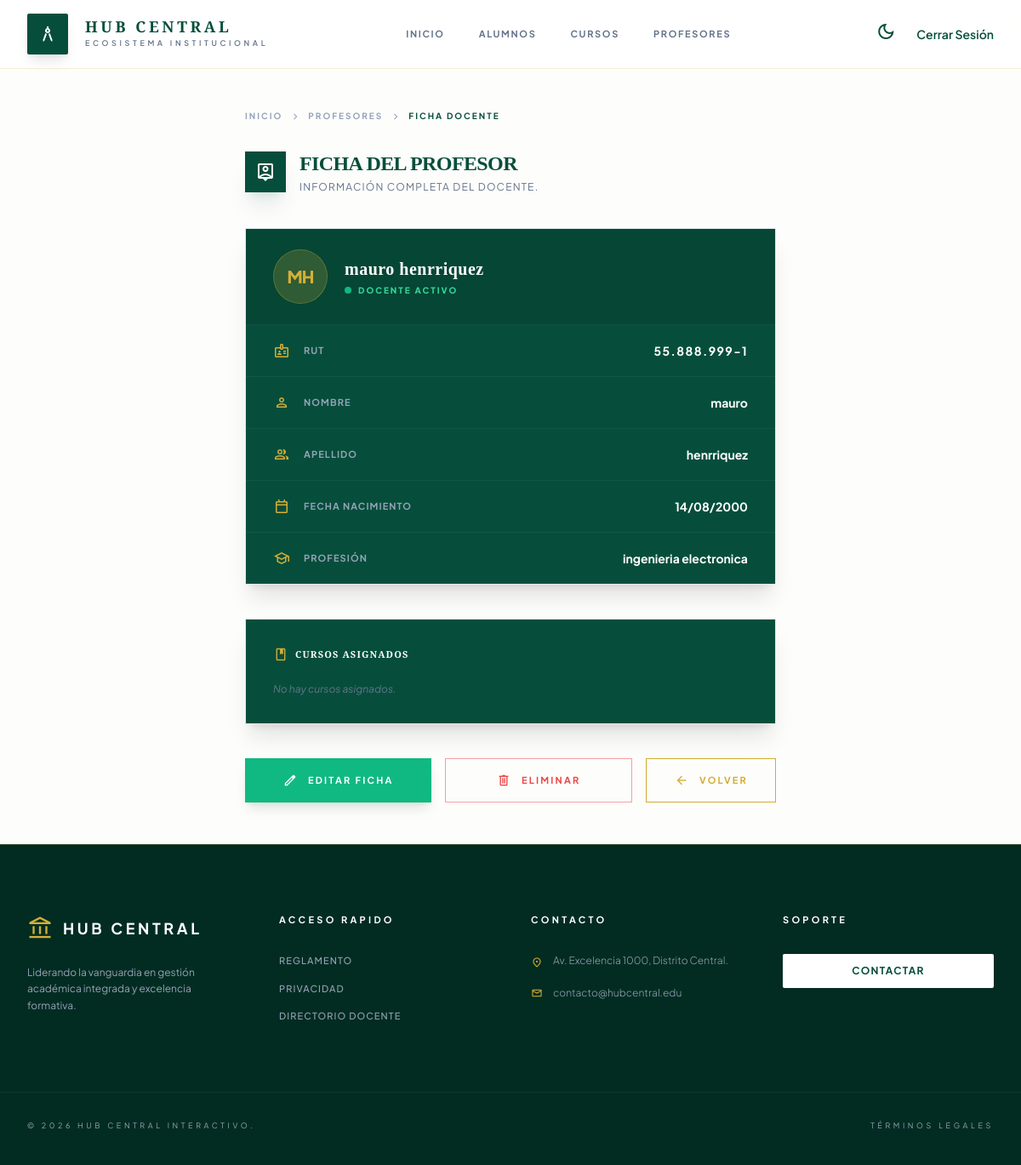
Page /profesores/55.888.999-1/detalle/ (signed in) on the committed database.
### profesores/models.py (models this page shows, shortened)
class Profesor(models.Model):
    rut = models.CharField(max_length=12, primary_key=True, verbose_name="RUT")
    nombre = models.CharField(max_length=100, verbose_name="Nombre")
    apellido = models.CharField(max_length=100, verbose_name="Apellido")
    fecha_nacimiento = models.DateField(verbose_name="Fecha de Nacimiento")
    profesion = models.CharField(max_length=150, verbose_name="Profesión")
    class Meta:
        verbose_name = "Profesor"
        verbose_name_plural = "Profesores"
        ordering = ['apellido', 'nombre']

### profesores/views.py (the view)
# urls.py: path('<str:rut>/detalle/', views.detalle_profesor,  name='detalle_profesor'),
@login_required
def detalle_profesor(request, rut):
    profesor = get_object_or_404(Profesor, rut=rut)
    contexto = {'profesor': profesor}
    return render(request, 'profesores/detalle_profesor.html', contexto)

### profesores/templates/profesores/detalle_profesor.html (shortened to what this page needs)
{% extends 'base.html' %}
{% block main %}
<div class="max-w-2xl mx-auto px-6 py-12">
    <nav class="flex items-center gap-2 text-[10px] font-bold text-slate-400 mb-8 uppercase tracking-[0.2em]">
        <a class="hover:text-primary transition-colors" href="{% url 'base' %}">Inicio</a>
        <span class="material-symbols-outlined text-[14px]">chevron_right</span>
        <a class="hover:text-primary transition-colors" href="{% url 'portal_profesores' %}">Profesores</a>
        <span class="material-symbols-outlined text-[14px]">chevron_right</span>
        <span class="text-secondary dark:text-primary">Ficha Docente</span>
    </nav>
    <div class="mb-10 flex items-center gap-4">
        <div class="size-12 bg-secondary dark:bg-primary flex items-center justify-center text-white dark:text-secondary shadow-xl shadow-secondary/10">
            <span class="material-symbols-outlined">person_pin</span>
        </div>
        <div>
            <h1 class="text-2xl font-serif font-bold text-secondary dark:text-white uppercase tracking-tight">Ficha del Profesor</h1>
            <p class="text-slate-500 dark:text-slate-400 text-xs uppercase tracking-widest mt-1">Información completa del docente.</p>
        </div>
    </div>
    <div class="bg-secondary dark:bg-slate-900/50 border border-slate-200 dark:border-slate-800 shadow-xl overflow-hidden backdrop-blur-sm mb-10">
        <div class="px-8 py-6 border-b border-white/5 flex items-center gap-5 bg-black/10">
            <div class="size-16 rounded-full bg-primary/20 border border-primary/30 flex items-center justify-center shrink-0">
                <span class="text-primary text-xl font-black uppercase tracking-tighter">
                    {{ profesor.nombre|first }}{{ profesor.apellido|first }}
                </span>
            </div>
            <div>
                <h2 class="text-xl font-serif font-bold text-white tracking-wide">
                    {{ profesor.nombre }} {{ profesor.apellido }}
                </h2>
                <div class="flex items-center gap-2 mt-1">
                    <span class="size-2 rounded-full bg-[#10b981] animate-pulse"></span>
                    <p class="text-[10px] font-black text-emerald-400 uppercase tracking-[0.2em]">Docente Activo</p>
                </div>
            </div>
        </div>
        <div class="divide-y divide-white/5">
            <div class="px-8 py-5 flex items-center justify-between group hover:bg-white/5 transition-colors">
                <div class="flex items-center gap-4">
                    <span class="material-symbols-outlined text-primary text-[20px]">badge</span>
                    <span class="text-[11px] font-bold text-slate-400 uppercase tracking-widest">RUT</span>
                </div>
                <span class="text-sm font-bold text-white tracking-widest">{{ profesor.rut }}</span>
            </div>
            <div class="px-8 py-5 flex items-center justify-between group hover:bg-white/5 transition-colors">
                <div class="flex items-center gap-4">
                    <span class="material-symbols-outlined text-primary text-[20px]">person</span>
                    <span class="text-[11px] font-bold text-slate-400 uppercase tracking-widest">Nombre</span>
                </div>
                <span class="text-sm font-bold text-white">{{ profesor.nombre }}</span>
            </div>
            <div class="px-8 py-5 flex items-center justify-between group hover:bg-white/5 transition-colors">
                <div class="flex items-center gap-4">
                    <span class="material-symbols-outlined text-primary text-[20px]">group</span>
                    <span class="text-[11px] font-bold text-slate-400 uppercase tracking-widest">Apellido</span>
                </div>
                <span class="text-sm font-bold text-white">{{ profesor.apellido }}</span>
            </div>
            <div class="px-8 py-5 flex items-center justify-between group hover:bg-white/5 transition-colors">
                <div class="flex items-center gap-4">
                    <span class="material-symbols-outlined text-primary text-[20px]">calendar_today</span>
                    <span class="text-[11px] font-bold text-slate-400 uppercase tracking-widest">Fecha Nacimiento</span>
                </div>
                <span class="text-sm font-bold text-white">{{ profesor.fecha_nacimiento|date:"d/m/Y" }}</span>
            </div>
            <div class="px-8 py-5 flex items-center justify-between group hover:bg-white/5 transition-colors">
                <div class="flex items-center gap-4">
                    <span class="material-symbols-outlined text-primary text-[20px]">school</span>
                    <span class="text-[11px] font-bold text-slate-400 uppercase tracking-widest">Profesión</span>
                </div>
                <span class="text-sm font-bold text-white">{{ profesor.profesion }}</span>
            </div>
        </div>
    </div>
    <div class="bg-secondary dark:bg-slate-900/50 border border-slate-200 dark:border-slate-800 shadow-xl overflow-hidden backdrop-blur-sm mb-10 p-8">
        <h3 class="text-[11px] font-bold text-white uppercase tracking-widest mb-6 flex items-center gap-2">
            <span class="material-symbols-outlined text-primary text-[18px]">book</span> Cursos Asignados
        </h3>
        {% if profesor.cursos.all %}
            <ul class="space-y-3">
                {% for curso in profesor.cursos.all %}
                <li class="flex items-center justify-between bg-black/10 p-4 rounded-lg">
                    <span class="text-sm text-slate-200 font-semibold">{{ curso.nombre }}</span>
                    <span class="text-[10px] font-bold text-primary tracking-widest uppercase">#{{ curso.codigo }}</span>
                </li>
                {% endfor %}
            </ul>
        {% else %}
            <p class="text-xs text-slate-500 italic">No hay cursos asignados.</p>
        {% endif %}
    </div>
    <div class="flex flex-col sm:flex-row gap-4">
        <a href="{% url 'editar_profesor' profesor.rut %}"
           class="flex-1 flex items-center justify-center gap-3 bg-[#10b981] hover:bg-[#059669] text-white font-bold py-4 px-6 uppercase tracking-[0.2em] text-[11px] transition-all shadow-lg active:scale-95">
            <span class="material-symbols-outlined text-[18px]">edit</span> Editar Ficha
        </a>
        <a href="{% url 'eliminar_profesor' profesor.rut %}"
           class="flex-1 flex items-center justify-center gap-3 bg-transparent hover:bg-red-500/10 text-red-500 font-bold py-4 px-6 border border-red-500/50 uppercase tracking-[0.2em] text-[11px] transition-all">
            <span class="material-symbols-outlined text-[18px]">delete</span> Eliminar
        </a>
        <a href="{% url 'lista_profesores' %}"
           class="flex items-center gap-3 bg-transparent hover:bg-white/5 text-[#d4ac31] text-[11px] font-bold uppercase tracking-[0.2em] py-3.5 px-8 transition-all border border-[#d4ac31]">
            <span class="material-symbols-outlined text-[18px]">arrow_back</span> Volver
        </a>
    </div>
</div>
{% endblock %}

### static/css/estilo.css (style rules this page uses)
:root { --emerald-deep: #064e3b; --emerald-rich: #065f46; --gold-primary: #d4af37; --gold-light: #f4e1a1; --background-base: #fdfdfc; --text-main: #1a2e2a; }

### profesores/templates/profesores/detalle_profesor.html (style rules this page uses)
.font-serif { font-family: 'Playfair+Display', serif; }

### rows in the picture
Profesor: nombre|first "M", apellido|first "H", nombre "mauro", apellido "henrriquez", rut "55.888.999-1", fecha_nacimiento "14/08/2000", profesion "ingenieria electronica"
